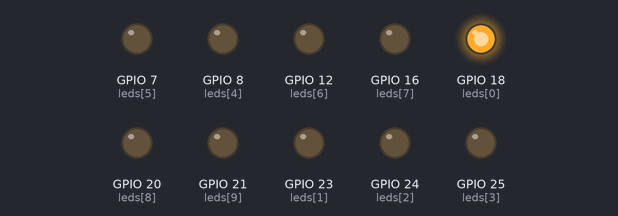
The program below on a simulated Raspberry Pi (BCM pin numbers). Parts: output pins drawn as LEDs (lit = HIGH).

Above: at 0.15 s.
At 1.05 s:
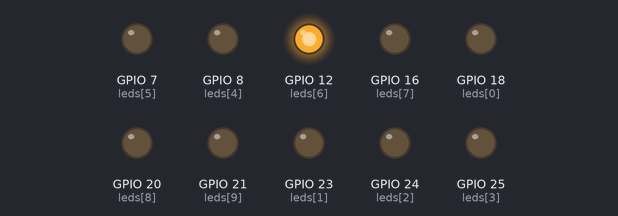
At 2.25 s:
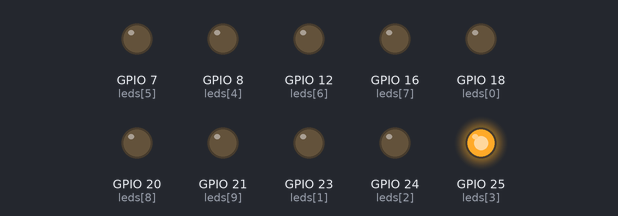
At 4.35 s:
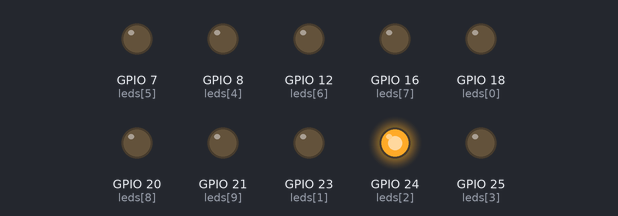
At 6.45 s:
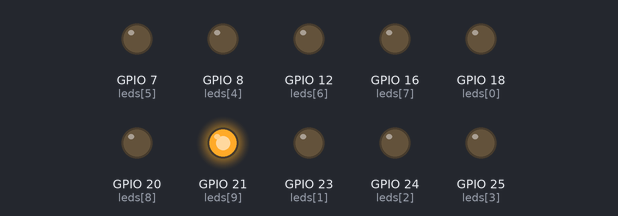
At 8.55 s:
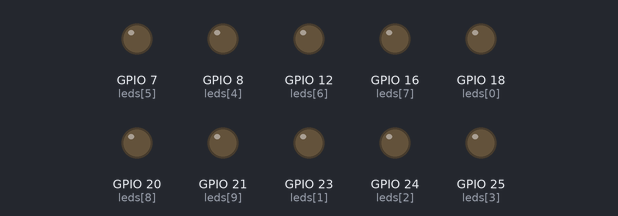
Timing chart, 0 to 9.0 s (numbered marks = the images above):
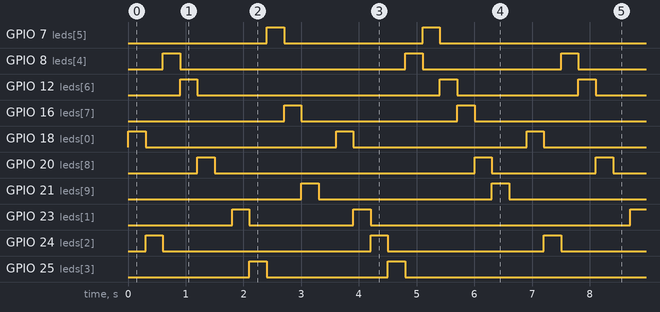

The program:

1.1.3_LedBarGraph_zero.py
```python
#!/usr/bin/env python3

from gpiozero import LED
from time import sleep

# Define GPIO pins where LEDs are connected
led_pins = [18, 23, 24, 25, 8, 7, 12, 16, 20, 21]

# Create LED objects for each pin
leds = [LED(pin) for pin in led_pins]

def odd_led_bar_graph():
    # Sequentially light up odd-numbered LEDs (index 0, 2, 4, etc.)
    for i in range(5):
        j = i * 2  # Calculate odd index
        leds[j].on()  # Turn on odd-numbered LED
        sleep(0.3)    # Delay for visual effect
        leds[j].off() # Turn off LED

def even_led_bar_graph():
    # Sequentially light up even-numbered LEDs (index 1, 3, 5, etc.)
    for i in range(5):
        j = i * 2 + 1  # Calculate even index
        leds[j].on()   # Turn on even-numbered LED
        sleep(0.3)     # Delay for visual effect
        leds[j].off()  # Turn off LED

def all_led_bar_graph():
    # Sequentially light up all LEDs one by one
    for led in leds:
        led.on()       # Turn on LED
        sleep(0.3)     # Delay for visual effect
        led.off()      # Turn off LED

def turn_off_all_leds():
    # Turn off all LEDs at once
    for led in leds:
        led.off()

try:
    # Main loop to cycle through LED patterns
    while True:
        odd_led_bar_graph()   # Activate odd-numbered LEDs
        sleep(0.3)            # Pause between patterns
        even_led_bar_graph()  # Activate even-numbered LEDs
        sleep(0.3)            # Pause between patterns
        all_led_bar_graph()   # Activate all LEDs
        sleep(0.3)            # Pause before restarting

except KeyboardInterrupt:
    # Handle interruption (Ctrl+C) gracefully
    turn_off_all_leds()      # Ensure all LEDs are turned off on exit
    pass
```

Measured:
- by itself, GPIO 7 (leds[5]): repeats every 6.9 s: LOW 2.4 s, HIGH 0.30 s, LOW 3.9 s, HIGH 0.30 s
- by itself, GPIO 8 (leds[4]): repeats every 6.9 s: LOW 3.9 s, HIGH 0.30 s, LOW 2.4 s, HIGH 0.30 s
- by itself, GPIO 12 (leds[6]): repeats every 6.9 s: LOW 4.2 s, HIGH 0.30 s, LOW 2.1 s, HIGH 0.30 s
- by itself, GPIO 16 (leds[7]): repeats every 6.9 s: LOW 2.7 s, HIGH 0.30 s, LOW 3.6 s, HIGH 0.30 s
- by itself, GPIO 18 (leds[0]): alternates HIGH for 0.30 s and LOW for 3.3 s
- by itself, GPIO 20 (leds[8]): repeats every 6.9 s: LOW 4.5 s, HIGH 0.30 s, LOW 1.8 s, HIGH 0.30 s
- by itself, GPIO 21 (leds[9]): alternates HIGH for 0.30 s and LOW for 3.2 s
- by itself, GPIO 23 (leds[1]): repeats every 6.9 s: LOW 1.8 s, HIGH 0.30 s, LOW 4.5 s, HIGH 0.30 s
